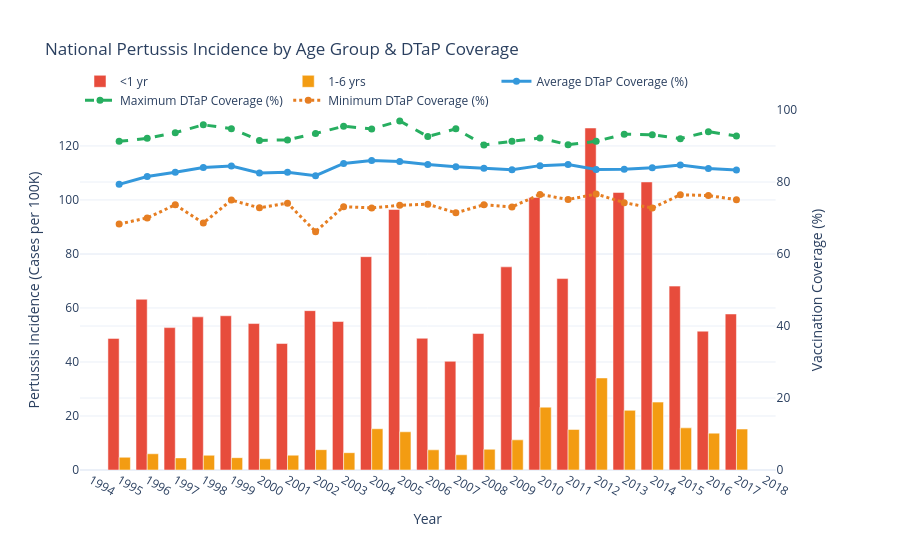

Here is the notebook cell this chart was saved with:
### Code cell
fig = graph_pertussis_age_coverage(sanity_df)
fig.show()

### Figure 1 — Plotly figure (JSON) as saved in the notebook; plotly's stock layout.template omitted (floating-point values rounded to 4 significant figures)
{"data": [{"hovertemplate": "Year: %{x}<br>Age group: <1 yr<br>Incidence: %{y:.2f}<extra></extra>", "marker": {"color": "#E74C3C"}, "name": "<1 yr", "type": "bar", "x": [1995, 1996, 1997, 1998, 1999, 2000, 2001, 2002, 2003, 2004, 2005, 2006, 2007, 2008, 2009, 2010, 2011, 2012, 2013, 2014, 2015, 2016, 2017], "xaxis": "x", "y": [48.74, 63.23, 52.73, 56.71, 57.12, 54.23, 46.84, 59.01, 54.98, 79.0, 96.47, 48.78, 40.25, 50.54, 75.23, 100.9, 70.89, 126.7, 102.8, 106.7, 68.1, 51.41, 57.78], "yaxis": "y"}, {"hovertemplate": "Year: %{x}<br>Age group: 1-6 yrs<br>Incidence: %{y:.2f}<extra></extra>", "marker": {"color": "#F39C12"}, "name": "1-6 yrs", "type": "bar", "x": [1995, 1996, 1997, 1998, 1999, 2000, 2001, 2002, 2003, 2004, 2005, 2006, 2007, 2008, 2009, 2010, 2011, 2012, 2013, 2014, 2015, 2016, 2017], "xaxis": "x", "y": [4.71, 6.01, 4.49, 5.45, 4.57, 4.15, 5.49, 7.53, 6.41, 15.28, 14.15, 7.47, 5.64, 7.67, 11.16, 23.27, 15.02, 34.09, 22.09, 25.14, 15.6, 13.65, 15.16], "yaxis": "y"}, {"hovertemplate": "Year: %{x}<br>Average DTaP Coverage (%): %{y:.2f}%<extra></extra>", "line": {"color": "#3498DB", "dash": "solid", "width": 3}, "marker": {"size": 7}, "mode": "lines+markers", "name": "Average DTaP Coverage (%)", "type": "scatter", "x": [1995, 1996, 1997, 1998, 1999, 2000, 2001, 2002, 2003, 2004, 2005, 2006, 2007, 2008, 2009, 2010, 2011, 2012, 2013, 2014, 2015, 2016, 2017], "xaxis": "x", "y": [79.35, 81.53, 82.68, 84.05, 84.41, 82.5, 82.71, 81.75, 85.14, 85.95, 85.71, 84.85, 84.23, 83.82, 83.44, 84.55, 84.84, 83.5, 83.58, 83.94, 84.73, 83.77, 83.35], "yaxis": "y2"}, {"hovertemplate": "Year: %{x}<br>Maximum DTaP Coverage (%): %{y:.2f}%<extra></extra>", "line": {"color": "#27AE60", "dash": "dash", "width": 3}, "marker": {"size": 7}, "mode": "lines+markers", "name": "Maximum DTaP Coverage (%)", "type": "scatter", "x": [1995, 1996, 1997, 1998, 1999, 2000, 2001, 2002, 2003, 2004, 2005, 2006, 2007, 2008, 2009, 2010, 2011, 2012, 2013, 2014, 2015, 2016, 2017], "xaxis": "x", "y": [91.29, 92.14, 93.71, 95.88, 94.81, 91.56, 91.7, 93.47, 95.48, 94.74, 96.97, 92.62, 94.78, 90.31, 91.3, 92.23, 90.35, 91.3, 93.28, 93.12, 92.04, 93.99, 92.76], "yaxis": "y2"}, {"hovertemplate": "Year: %{x}<br>Minimum DTaP Coverage (%): %{y:.2f}%<extra></extra>", "line": {"color": "#E67E22", "dash": "dot", "width": 3}, "marker": {"size": 7}, "mode": "lines+markers", "name": "Minimum DTaP Coverage (%)", "type": "scatter", "x": [1995, 1996, 1997, 1998, 1999, 2000, 2001, 2002, 2003, 2004, 2005, 2006, 2007, 2008, 2009, 2010, 2011, 2012, 2013, 2014, 2015, 2016, 2017], "xaxis": "x", "y": [68.32, 70.03, 73.66, 68.61, 74.97, 72.82, 74.13, 66.21, 73.13, 72.8, 73.52, 73.83, 71.43, 73.68, 73.08, 76.56, 75.13, 76.65, 74.27, 72.76, 76.45, 76.24, 75.09], "yaxis": "y2"}], "layout": {"barmode": "group", "height": 550, "hovermode": "x unified", "legend": {"orientation": "h", "x": 0, "y": 1.12}, "margin": {"t": 110}, "title": {"text": "National Pertussis Incidence by Age Group & DTaP Coverage"}, "xaxis": {"anchor": "y", "domain": [0, 0.94], "dtick": 1, "title": {"text": "Year"}}, "yaxis": {"anchor": "x", "domain": [0, 1], "title": {"text": "Pertussis Incidence (Cases per 100K)"}}, "yaxis2": {"anchor": "x", "overlaying": "y", "range": [0, 100], "side": "right", "title": {"text": "Vaccination Coverage (%)"}}}}
